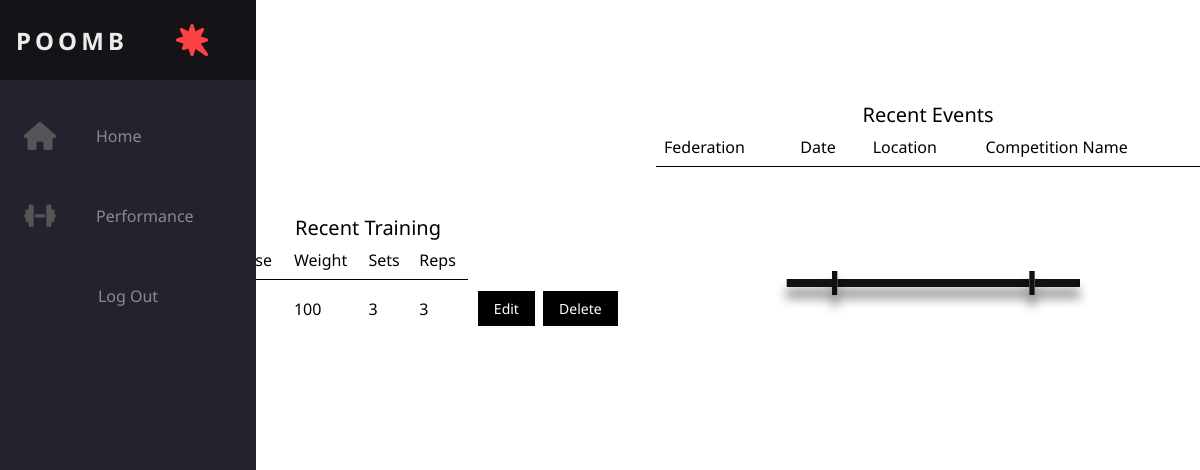
The app's page / (signed in) with its own data.
### tables this page shows
CREATE TABLE log(
tid INTEGER PRIMARY KEY AUTOINCREMENT,
lifter_id INTEGER NOT NULL,
tday INTEGER  NOT NULL,
exercise TEXT NOT NULL,
weight INTEGER NOT NULL,
sets INTEGER NOT NULL,
reps INTEGER NOT NULL,
FOREIGN KEY (lifter_id) REFERENCES user (id)
);

### poomb/log.py (the view)
@bp.route('/')
@login_required
def index():
    db = get_db()
    max_tday = db.execute('SELECT MAX(tday) FROM log').fetchone()[0]
    exercises = db.execute(
        'SELECT * FROM log WHERE tday = ? AND lifter_id = ?',
        (max_tday, g.user['id'])
    ).fetchall()
    return render_template('log/index.html', exercises=exercises, tday=max_tday)

### poomb/auth.py (called while the page is built)
@bp.before_app_request
def load_logged_in_user():
    user_id = session.get('user_id')
    if user_id is None:
        g.user = None
    else:
        g.user = get_db().execute(
            'SELECT * FROM user WHERE id = ?', (user_id,)
        ).fetchone()

def login_required(view):
    @functools.wraps(view)
    def wrapped_view(**kwargs):
        if g.user is None:
            return redirect(url_for('auth.login'))
        return view(**kwargs)
    return wrapped_view

### poomb/db.py (called while the page is built)
def get_db():
    if 'db' not in g:
        g.db = sqlite3.connect(
            current_app.config['DATABASE'],
            detect_types=sqlite3.PARSE_DECLTYPES
        )
        g.db.row_factory = sqlite3.Row
    return g.db

### poomb/templates/log/index.html (shortened to what this page needs)
{% extends 'base.html' %}
{% block header %}
  <h1>Training Log</h1>
  <a href="{{ url_for('log.add') }}" class='btn btn-primary'>Add</a>
{% endblock %}
{% block content %}
<div class="grid">
    <table>
      <caption>Recent Training</caption>
      <thead>
        <tr>
          <th scope="col">Date</th>
          <th scope="col">Exercise</th>
          <th scope="col">Weight</th>
          <th scope="col">Sets</th>
          <th scope="col">Reps</th>
        </tr>
      </thead>
      <tbody>
        {% for row in exercises %}
          <tr>
            <td>{{ row.tday }}</td>
            <td>{{ row.exercise }}</td>
            <td>{{ row.weight }}</td>
            <td>{{ row.sets }}</td>
            <td>{{ row.reps }}</td>
            <td>
              <a href="{{ url_for('log.update', tid=row.tid) }}" class='btn btn-primary'>Edit</a>
              <a href="{{ url_for('log.delete', tid=row.tid) }}" class='btn btn-primary' onclick='return confirm("Are you sure")'>Delete</a>
            </td>
          </tr>
        {% endfor %}
      </tbody>
    </table>
    <table>
      <caption>Recent Events</caption>
      <thead>
        <tr>
          <th scope="col">Federation</th>
          <th scope="col">Date</th>
          <th scope="col">Location</th>
          <th scope="col">Competition Name</th>
        </tr>
      </thead>
      <tbody id="extracted-data">
        <tr>
          <td colspan="4">
            </div>
{% endblock %}

### poomb/static/css/style.css (style rules this page uses)
:root { font-size: 16px; font-family: 'Noto Sans'; --text-primary: #b6b6b6; --text-secondary: #ececec; --bg-primary: #23232e; --bg-secondary: #141418; --transition-speed: 600ms; }
body { color: black; background-color: white; margin: 0; padding: 0; }
table { border-collapse: collapse; width: 100%; margin-top: 80px; }
th, td { border: none; padding: 8px; text-align: left; font-size: 16px; white-space: nowrap; }
th { background-color: transparent; font-weight: normal; text-align: left; border-bottom: 1px solid black; }
.btn { background-color: #4CAF50; border: none; color: white; padding: 8px 16px; text-align: center; text-decoration: none; display: inline-block; font-size: 14px; margin: 4px 2px; cursor: pointer; }
.btn-primary { background-color: black; }
.grid { display: grid; gap: 1rem; grid-template-columns: repeat(auto-fit, minmax(240px, 1fr)); grid-auto-rows: 240px; place-items: center; }
caption { text-align: center; font-size: 20px; }
#svg-element { display:block; margin: 0 auto; width:100%; max-width: 20rem; }

### records on screen
log: weight "100", sets "3", reps "3"
